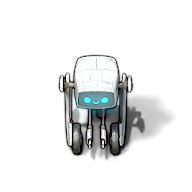
#> input picture scripts/art/src_cvc/agent_s.png, 192 x 192 px
$ python build_cvc_masters.py
#> lines starting #> are read from the running program, lines starting #| are printed output that depends on the picture; after the words box and inside, x2 and y2 are one past the last pixel; in counts of white or black regions, pixels touching at a corner belong together
#!/usr/bin/env python3
"""Team soldier masters from the REAL Cogs-vs-Clips cog sprite.

Body = src_cvc/agent_s.png: the canonical CvC agent facing SOUTH with the cyan
smile visor — used EXACTLY as drawn (no hat, no repaint). The renderer keeps the
body upright and sweeps only the gun (sim.nim soldierRotPixels), so the smile
stays visible at every aim angle.

Team = multiplicative tint of the bright/near-neutral white shell toward the
team colour. The cyan smile, dark details, and the baked soft shadow keep their
own colours. Shadow alpha is remapped below the renderer's solid threshold (64)
so outlines/measurement hug the body, not the shadow.

Gun = src_cvc/paintgun_east.png (muzzle pointing east), padded so the BARREL
CENTERLINE sits exactly at the vertical center of the image — sim.nim mounts
gun-local (0, h/2) on the aim ray, so the tracer lines up with the barrel.

Outputs: data/soldier_red.png, data/soldier_blue.png, data/paintgun.png
Preview: /tmp/cvc_masters_preview.png
"""
from pathlib import Path

import numpy as np
from PIL import Image, ImageDraw

ROOT = Path(__file__).resolve().parents[2]
SRC = Path(__file__).resolve().parent / "src_cvc"
DATA = ROOT / "data"

# White shell -> team colour. Strong tint: the team read has to survive the
# brown floor and 34px scale; shading still comes through the multiply.
RED = np.array([255, 70, 60], np.float32)
BLUE = np.array([70, 140, 255], np.float32)
GREEN = np.array([70, 200, 110], np.float32)
YELLOW = np.array([240, 210, 60], np.float32)
TEAMS = (("red", RED), ("blue", BLUE), ("green", GREEN), ("yellow", YELLOW))
STRENGTH = 0.75

SOLID = 200          # alpha >= SOLID = the cog body proper.
SHADOW_MAX = 60      # remap sub-solid alpha to 0..SHADOW_MAX (< renderer's 64).


def tint(rgba, team):
    """Multiply the shell toward team colour through the OFFICIAL CvC tint mask
    (agent_s_mask.png, the same selective-coloring mask mettascope uses at
    runtime) — the cyan smile, wheels, and shadow are outside it."""
    a = rgba.astype(np.float32)
    al = a[..., 3]
    mask = np.asarray(
        Image.open(SRC / "agent_s_mask.png").convert("L"), np.float32
    ) / 255.0
    m = mask * (al >= SOLID)
    m = (m * STRENGTH)[..., None]
    mult = a[..., :3] * (team[None, None, :] / 255.0)
    out = a[..., :3] * (1 - m) + mult * m
    return np.dstack([np.clip(out, 0, 255), al]).astype(np.uint8)


def soften_shadow(rgba):
    """Remap sub-solid alpha into 0..SHADOW_MAX so the baked drop shadow never
    trips the renderer's alpha-64 solid tests (outline, pivot measurement)."""
    a = rgba[..., 3].astype(np.float32)
    soft = a * (SHADOW_MAX / float(SOLID))
    rgba[..., 3] = np.where(a >= SOLID, a, soft).astype(np.uint8)
    return rgba


def trim(rgba, pad=4):
    a = rgba[..., 3]
    ys, xs = np.where(a > 0)
    x0 = max(0, xs.min() - pad)
    y0 = max(0, ys.min() - pad)
    x1 = min(rgba.shape[1] - 1, xs.max() + pad)
    y1 = min(rgba.shape[0] - 1, ys.max() + pad)
    return rgba[y0:y1 + 1, x0:x1 + 1]


def build_body(team):
    rgba = np.asarray(Image.open(SRC / "agent_s.png").convert("RGBA")).copy()
    return Image.fromarray(trim(soften_shadow(tint(rgba, team))))


def keep_largest_component(rgba, thresh=32):
    """Zero out every opaque blob except the largest (kills stray specks)."""
    from collections import deque

    a = rgba[..., 3] >= thresh
    h, w = a.shape
    seen = np.zeros((h, w), bool)
    best = None
    for sy, sx in zip(*np.where(a)):
        if seen[sy, sx]:
            continue
        blob = [(sy, sx)]
        seen[sy, sx] = True
        q = deque(blob)
        while q:
            y, x = q.popleft()
            for ny, nx in ((y-1, x), (y+1, x), (y, x-1), (y, x+1)):
                if 0 <= ny < h and 0 <= nx < w and a[ny, nx] and not seen[ny, nx]:
                    seen[ny, nx] = True
                    blob.append((ny, nx))
                    q.append((ny, nx))
        if best is None or len(blob) > len(best):
            best = blob
    keep = np.zeros((h, w), bool)
    if best:
        ys, xs = zip(*best)
        keep[list(ys), list(xs)] = True
    rgba[..., 3] = np.where(a & ~keep, 0, rgba[..., 3])
    return rgba


def build_gun():
    rgba = np.asarray(
        Image.open(SRC / "paintgun_east.png").convert("RGBA")
    ).copy()
    rgba = keep_largest_component(rgba)
    # Drop sub-threshold haze the component pass can't see (faint smudges).
    rgba[..., 3] = np.where(rgba[..., 3] < 32, 0, rgba[..., 3])
    rgba = trim(rgba, pad=0)
    # Barrel centerline = solid rows within the rightmost quarter (the bare
    # barrel tube). Pad top/bottom so that line sits at exactly height/2.
    a = rgba[..., 3]
    right = a[:, int(a.shape[1] * 0.75):]
    rows = np.where((right >= 128).any(axis=1))[0]
    barrel = (rows.min() + rows.max()) / 2.0
    h = rgba.shape[0]
    top_pad = max(0, int(round(h - 2 * barrel)))
    bot_pad = max(0, int(round(2 * barrel - h)))
    rgba = np.pad(rgba, ((top_pad, bot_pad), (0, 0), (0, 0)))
    return Image.fromarray(rgba)


def main():
    bodies = [(name, build_body(colour)) for name, colour in TEAMS]
#> in build_body, rgba is the input picture: shape (192, 192, 4); mean R, G, B, A 17.8, 19.4, 19.5, 39.2
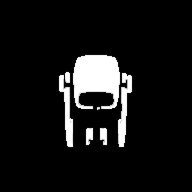
#> input picture scripts/art/src_cvc/agent_s_mask.png, 192 x 192 px
#> in trim, `ys, xs = np.where(a > 0)`: ys = 8272 values from 54 to 161; xs = 8272 values, max 175 at index 4524, min 57 at index 1685, mean 107.3
#> in trim, `x0 = max(0, xs.min() - pad)`: x0 = 53
#> in trim, `y0 = max(0, ys.min() - pad)`: y0 = 50
#> in trim, `x1 = min(rgba.shape[1] - 1, xs.max() + pad)`: x1 = 179
#> in trim, `y1 = min(rgba.shape[0] - 1, ys.max() + pad)`: y1 = 165
#> call 4 of trim, with pad = 4
#> in trim (call 4), `return rgba[y0:y1 + 1, x0:x1 + 1]`:
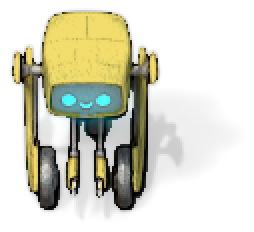
#> returned value: shape (116, 127, 4) (shown 2 times larger); mean of channels 0, 1, 2, 3 42.8, 43.6, 28, 83.9; transparent parts drawn white
#> bodies = 4 items
    gun = build_gun()
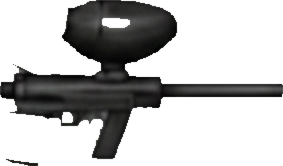
#> input picture scripts/art/src_cvc/paintgun_east.png, 283 x 166 px
#> in build_gun, rgba is the input picture: shape (166, 283, 4); mean R, G, B, A 56.1, 56.2, 55.6, 79.5
#> in keep_largest_component, `a = rgba[..., 3] >= thresh`:
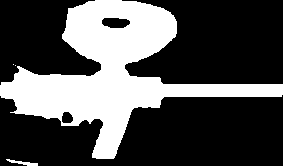
#> a: shape (166, 283) bool; 31.6% white; 4 white regions (2 under 20 px), largest, box (x1, y1, x2, y2) and area: (0, 0, 283, 159) 14774, (6, 159, 38, 166) 90
#> the loop in keep_largest_component, `for sy, sx in zip(*np.where(a)):` made 14866 passes
#> (sy, sx) on passes 1 to 12: (0, 95), (0, 96), (0, 97), (0, 98), (0, 99), (0, 100), (0, 101), (0, 102), (0, 103), (0, 104), (0, 105), (0, 106)
#> after the loop in keep_largest_component, `for sy, sx in zip(*np.where(a)):`: best = 14774 pairs, first value 0 to 158, second value 0 to 282
#> in keep_largest_component, `ys, xs = zip(*best)`: ys = 14774 values, max 158 at index 11883, min 0 at index 0, mean 72.51; xs = 14774 values, max 282 at index 14697, min 0 at index 13488, mean 112.6
#> in keep_largest_component, `rgba[..., 3] = np.where(a & ~keep, 0, rgba[..., 3])`: rgba: shape (166, 283, 4); 0.2% of pixels changed, all inside (x1, y1, x2, y2) = (6, 64, 38, 166)
#> in build_gun, `rgba[..., 3] = np.where(rgba[..., 3] < 32, 0, rgba[..., 3])`: rgba: shape (166, 283, 4); mean R, G, B, A 56.1, 56.2, 55.6, 78.7
#> in build_gun, `right = a[:, int(a.shape[1] * 0.75):]`:
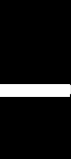
#> right: shape (159, 71); min 0, max 255, mean 20.5
#> in build_gun, `rows = np.where((right >= 128).any(axis=1))[0]`: rows = [84, 85, 86, 87, 88, 89, 90, 91, 92, 93, 94, 95, 96]
#> in build_gun, `barrel = (rows.min() + rows.max()) / 2.0`: barrel = 90
#> in build_gun, `top_pad = max(0, int(round(h - 2 * barrel)))`: top_pad = 0
#> in build_gun, `bot_pad = max(0, int(round(2 * barrel - h)))`: bot_pad = 21
    for name, im in bodies:
        im.save(DATA / f"soldier_{name}.png")
#> this loop made 4 passes
#> name on passes 1 to 4: 'red', 'blue', 'green', 'yellow'
    gun.save(DATA / "paintgun.png")
    print(" ".join(f"{name} {im.size}" for name, im in bodies),
          "gun", gun.size)
#| red (127, 116) blue (127, 116) green (127, 116) yellow (127, 116) gun (283, 180)
    red, blue = bodies[0][1], bodies[1][1]

    paper = (238, 236, 229, 255)
    prev = Image.new("RGBA", (1150, 560), paper)
    d = ImageDraw.Draw(prev)
    x = 30
    for im, lbl in ((red, "RED"), (blue, "BLUE"), (gun, "GUN")):
        big = im.copy()
        big.thumbnail((260, 260), Image.LANCZOS)
        prev.paste(big, (x, 90), big)
        map_h = 34 if lbl != "GUN" else 15
        mw = max(1, round(im.width * map_h / im.height))
        small = im.resize((mw, map_h), Image.LANCZOS)
        z = small.resize((mw * 5, map_h * 5), Image.NEAREST)
        prev.paste(z, (x, 380), z)
        d.text((x, 60), f"{lbl}  (big / true on-map @5x)", fill=(40, 40, 40, 255))
        x += 380
#> this loop made 3 passes
#> (lbl, map_h, mw, x) on passes 1 to 3: ('RED', 34, 37, 410), ('BLUE', 34, 37, 790), ('GUN', 15, 24, 1170)
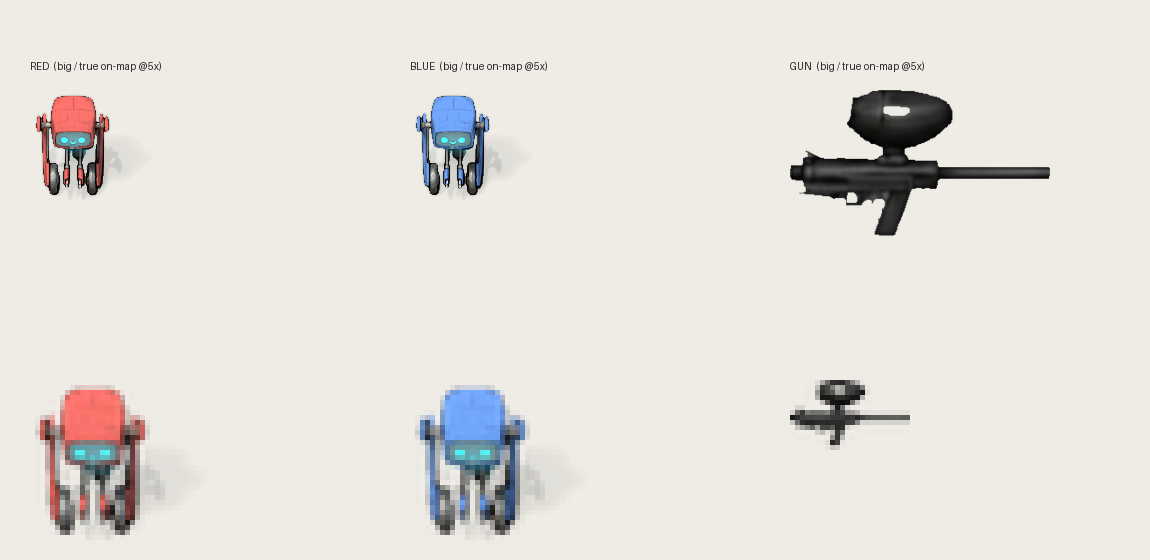
#> prev: PIL image 1150x560 RGBA; mean R, G, B, A 227.1, 224.7, 219, 253.5; transparent parts drawn white
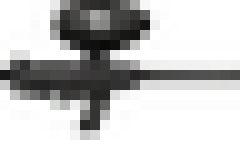
#> z: PIL image 120x75 RGBA (shown 2 times larger); mean R, G, B, A 18.8, 18.8, 17.9, 73; transparent parts drawn white
#> after the loop, x = 1170
    out = "/tmp/cvc_masters_preview.png"
    prev.save(out)
    print("preview", out)


if __name__ == "__main__":
    main()
